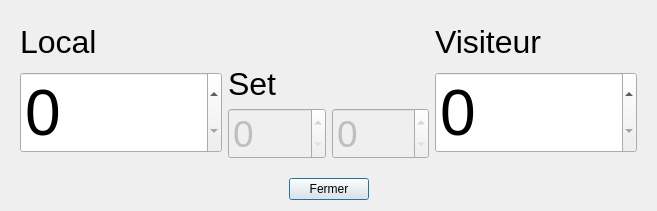
<?xml version="1.0" encoding="UTF-8"?>
<ui version="4.0">
 <class>FenetreScore</class>
 <widget class="QDialog" name="FenetreScore">
  <property name="geometry">
   <rect>
    <x>0</x>
    <y>0</y>
    <width>657</width>
    <height>211</height>
   </rect>
  </property>
  <property name="windowTitle">
   <string>Score</string>
  </property>
  <layout class="QGridLayout" name="gridLayout_5">
   <item row="0" column="0">
    <widget class="QWidget" name="widgetScore" native="true">
     <property name="autoFillBackground">
      <bool>true</bool>
     </property>
     <layout class="QGridLayout" name="gridLayout_4">
      <item row="0" column="0">
       <layout class="QGridLayout" name="gridLayout_3">
        <item row="1" column="0">
         <widget class="QSpinBox" name="spinBox">
          <property name="enabled">
           <bool>true</bool>
          </property>
          <property name="font">
           <font>
            <pointsize>48</pointsize>
           </font>
          </property>
         </widget>
        </item>
        <item row="1" column="1">
         <layout class="QGridLayout" name="gridLayout_2">
          <item row="0" column="0">
           <widget class="QLabel" name="label_4">
            <property name="font">
             <font>
              <pointsize>24</pointsize>
             </font>
            </property>
            <property name="text">
             <string>Set</string>
            </property>
           </widget>
          </item>
          <item row="1" column="0">
           <widget class="QSpinBox" name="spinBox_4">
            <property name="enabled">
             <bool>false</bool>
            </property>
            <property name="font">
             <font>
              <pointsize>28</pointsize>
             </font>
            </property>
           </widget>
          </item>
          <item row="1" column="1">
           <widget class="QSpinBox" name="spinBox_3">
            <property name="enabled">
             <bool>false</bool>
            </property>
            <property name="font">
             <font>
              <pointsize>28</pointsize>
             </font>
            </property>
           </widget>
          </item>
         </layout>
        </item>
        <item row="1" column="2">
         <widget class="QSpinBox" name="spinBox_2">
          <property name="enabled">
           <bool>true</bool>
          </property>
          <property name="font">
           <font>
            <pointsize>48</pointsize>
           </font>
          </property>
         </widget>
        </item>
        <item row="0" column="0">
         <widget class="QLabel" name="label_2">
          <property name="maximumSize">
           <size>
            <width>16777215</width>
            <height>38</height>
           </size>
          </property>
          <property name="font">
           <font>
            <pointsize>24</pointsize>
           </font>
          </property>
          <property name="text">
           <string>Local</string>
          </property>
         </widget>
        </item>
        <item row="0" column="2">
         <widget class="QLabel" name="label_3">
          <property name="maximumSize">
           <size>
            <width>16777215</width>
            <height>38</height>
           </size>
          </property>
          <property name="font">
           <font>
            <pointsize>24</pointsize>
           </font>
          </property>
          <property name="text">
           <string>Visiteur</string>
          </property>
         </widget>
        </item>
       </layout>
      </item>
     </layout>
    </widget>
   </item>
   <item row="1" column="0">
    <layout class="QGridLayout" name="gridLayout">
     <item row="0" column="0">
      <spacer name="horizontalSpacer">
       <property name="orientation">
        <enum>Qt::Horizontal</enum>
       </property>
       <property name="sizeHint" stdset="0">
        <size>
         <width>40</width>
         <height>20</height>
        </size>
       </property>
      </spacer>
     </item>
     <item row="0" column="1">
      <widget class="QPushButton" name="pushButton">
       <property name="text">
        <string>Fermer</string>
       </property>
      </widget>
     </item>
     <item row="0" column="2">
      <spacer name="horizontalSpacer_2">
       <property name="orientation">
        <enum>Qt::Horizontal</enum>
       </property>
       <property name="sizeHint" stdset="0">
        <size>
         <width>40</width>
         <height>20</height>
        </size>
       </property>
      </spacer>
     </item>
    </layout>
   </item>
  </layout>
 </widget>
 <resources/>
 <connections/>
</ui>
